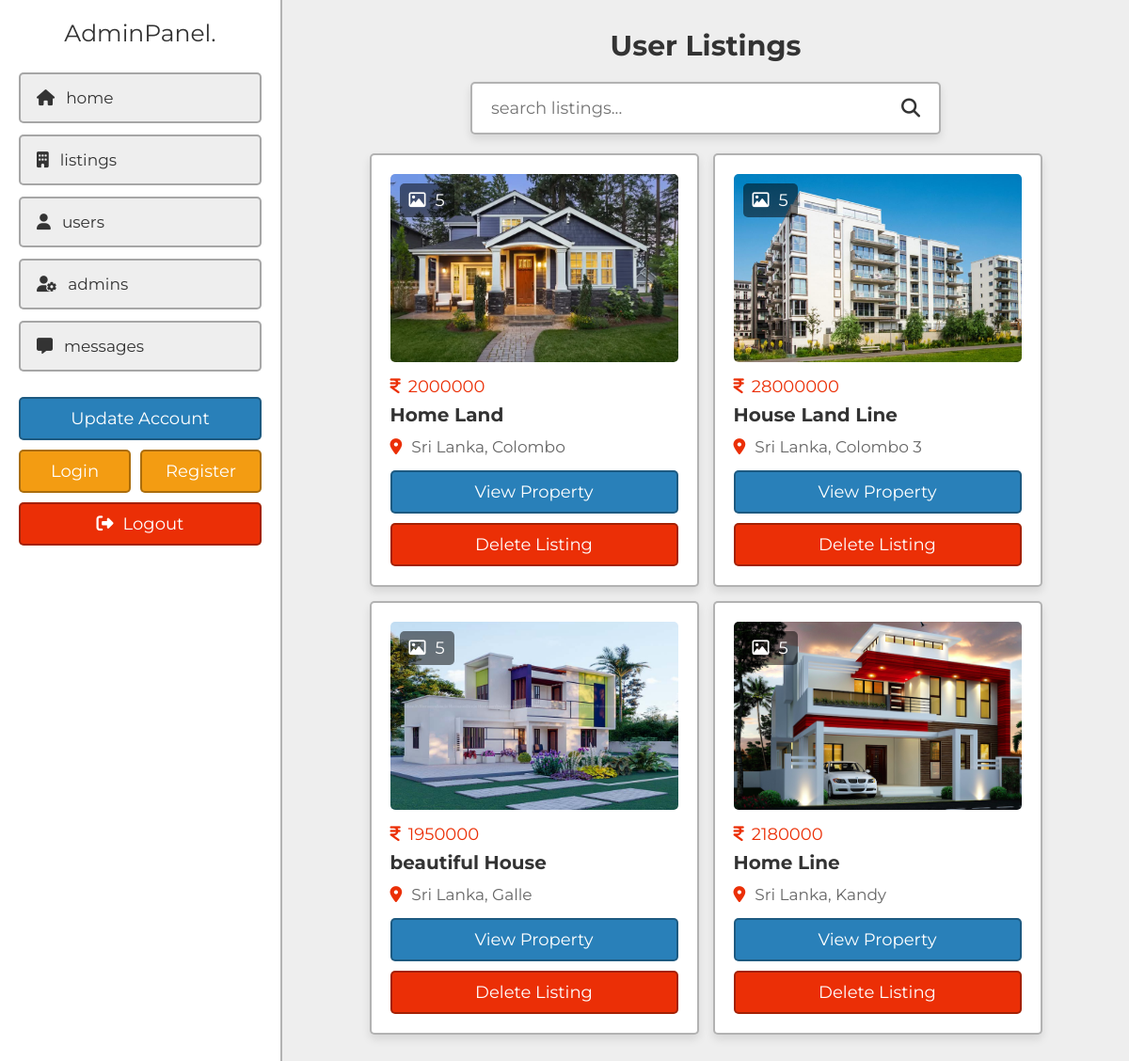
Page /admin/listings.php (signed in) on the committed database.
### tables this page shows
CREATE TABLE IF NOT EXISTS `property` (
  `id` int NOT NULL AUTO_INCREMENT,
  `user_id` varchar(20) NOT NULL,
  `property_name` varchar(50) NOT NULL,
  `address` varchar(100) NOT NULL,
  `price` varchar(10) NOT NULL,
  `type` varchar(10) NOT NULL,
  `offer` varchar(10) NOT NULL,
  `status` varchar(50) NOT NULL,
  `furnished` varchar(50) NOT NULL,
  `bhk` varchar(10) NOT NULL,
  `deposite` varchar(10) NOT NULL,
  `bedroom` varchar(10) NOT NULL,
  `bathroom` varchar(10) NOT NULL,
  `balcony` varchar(10) NOT NULL,
  `carpet` varchar(10) NOT NULL,
  `age` varchar(2) NOT NULL,
  `total_floors` varchar(2) NOT NULL,
  `room_floor` varchar(2) NOT NULL,
  `loan` varchar(50) NOT NULL,
  `lift` varchar(3) NOT NULL DEFAULT 'no',
  `security_guard` varchar(3) NOT NULL DEFAULT 'no',
  `play_ground` varchar(3) NOT NULL DEFAULT 'no',
  `garden` varchar(3) NOT NULL DEFAULT 'no',
  `water_supply` varchar(3) NOT NULL DEFAULT 'no',
  `power_backup` varchar(3) NOT NULL DEFAULT 'no',
  `parking_area` varchar(3) NOT NULL DEFAULT 'no',
  `gym` varchar(3) NOT NULL DEFAULT 'no',
  `shopping_mall` varchar(3) NOT NULL DEFAULT 'no',
  `hospital` varchar(3) NOT NULL DEFAULT 'no',
  `school` varchar(3) NOT NULL DEFAULT 'no',
  `market_area` varchar(3) NOT NULL DEFAULT 'no',
  `image_01` varchar(50) NOT NULL,
  `image_02` varchar(50) NOT NULL,
  `image_03` varchar(50) NOT NULL,
  `image_04` varchar(50) NOT NULL,
  `image_05` varchar(50) NOT NULL,
  `description` varchar(1000) NOT NULL,
  `date` date NOT NULL,
  PRIMARY KEY (`id`)
);

### admin/listings.php (the view, shortened to what this page needs)
<?php
include '../components/connect.php';
?>
<!DOCTYPE html>
<html lang="en">
<head>
   <link rel="stylesheet" href="https://cdnjs.cloudflare.com/ajax/libs/font-awesome/6.2.0/css/all.min.css">
   <link rel="stylesheet" href="../css/admin_style.css">
</head>
<body>
<?php include '../components/admin_header.php'; ?>
<section class="listings">
   <h1 class="heading">user listings</h1>
   <form action="" method="POST" class="search-form">
      <input type="text" name="search_box" placeholder="search listings..." maxlength="100" required>
      <button type="submit" class="fas fa-search" name="search_btn"></button>
   </form>
   <div class="box-container">
   <?php
      if(isset($_POST['search_box']) OR isset($_POST['search_btn'])){
         $search_box = $_POST['search_box'];
         $search_box = filter_var($search_box, FILTER_SANITIZE_STRING);
         $select_listings = $conn->prepare("SELECT * FROM `property` WHERE property_name LIKE '%{$search_box}%' OR address LIKE '%{$search_box}%' ORDER BY date DESC");
         $select_listings->execute();
      }else{
         $select_listings = $conn->prepare("SELECT * FROM `property` ORDER BY date DESC");
         $select_listings->execute();
      }
       if($select_listings->rowCount() > 0){
         while($fetch_listing = $select_listings->fetch(PDO::FETCH_ASSOC)){
         $listing_id = $fetch_listing['id'];
         if(!empty($fetch_listing['image_02'])){
            $image_coutn_02 = 1;
         }else{
            $image_coutn_02 = 0;
         }
         if(!empty($fetch_listing['image_03'])){
            $image_coutn_03 = 1;
         }else{
            $image_coutn_03 = 0;
         }
         if(!empty($fetch_listing['image_04'])){
            $image_coutn_04 = 1;
         }else{
            $image_coutn_04 = 0;
         }
         if(!empty($fetch_listing['image_05'])){
            $image_coutn_05 = 1;
         }else{
            $image_coutn_05 = 0;
         }
         $total_images = (1 + $image_coutn_02 + $image_coutn_03 + $image_coutn_04 + $image_coutn_05);
   ?>
   <div class="box">
      <div class="thumb">
         <p><i class="far fa-image"></i><span><?= $total_images; ?></span></p>
         <img src="../uploaded_files/<?= $fetch_listing['image_01']; ?>" alt="">
      </div>
      <p class="price"><i class="fas fa-indian-rupee-sign"></i><?= $fetch_listing['price']; ?></p>
      <h3 class="name"><?= $fetch_listing['property_name']; ?></h3>
      <p class="location"><i class="fas fa-map-marker-alt"></i><?= $fetch_listing['address']; ?></p>
      <form action="" method="POST">
         <a href="view_property.php?get_id=<?= $listing_id; ?>" class="btn">view property</a>
         <input type="submit" value="delete listing" onclick="return confirm('delete this listing?');" name="delete" class="delete-btn">
      </form>
   </div>
   <?php
         }
      }elseif(isset($_POST['search_box']) OR isset($_POST['search_btn'])){
         echo '<p class="empty">no results found!</p>';
      }else{
         echo '<p class="empty">no property posted yet!</p>';
      }
   ?>
   </div>
</section>
</body>
</html>

### css/admin_style.css (style rules this page uses)
:root { --main-color:#2980b9; --orange:#f39c12; --red:#eb2f06; --light-color:#666; --light-bg:#eee; --white:#fff; --black:#333; --box-shadow:0 .5rem 1rem rgba(0,0,0,0.1); --border:.2rem solid rgba(0,0,0,.3); }
* { font-family: 'Montserrat', sans-serif; margin: 0; padding: 0; box-sizing: border-box; outline: none; border: none; text-decoration: none; }
html { font-size: 62.5%; overflow-x: hidden; scroll-behavior: smooth; scroll-padding-top: 5rem; }
body { background-color: var(--light-bg); padding-left: 30rem; }
section { padding: 3rem 2rem; max-width: 1200px; margin: 0 auto; }
.heading { margin-bottom: 2rem; text-align: center; text-transform: capitalize; color: var(--black); font-size: 3rem; }
.inline-btn, .inline-option-btn, .inline-delete-btn, .btn, .delete-btn, .option-btn { cursor: pointer; padding: 1rem 2.5rem; font-size: 1.8rem; color: var(--white); text-align: center; text-transform: capitalize; margin-top: 1rem; border-radius: .5rem; border: var(--border); }
.btn, .delete-btn, .option-btn { display: block; width: 100%; }
.btn { background-color: var(--main-color); }
.delete-btn { background-color: var(--red); }
.search-form { max-width: 50rem; margin: 0 auto; border-radius: .5rem; background-color: var(--white); box-shadow: var(--box-shadow); border: var(--border); padding:1.5rem 2rem; display: flex; gap: 2rem; margin-bottom: 2rem; }
.search-form input { width: 100%; font-size: 1.8rem; color: var(--black); }
.search-form button { background:none; cursor: pointer; color: var(--black); font-size: 2rem; }
.listings .box-container { display: grid; grid-template-columns: repeat(auto-fit, 35rem); align-items: flex-start; justify-content: center; gap: 1.5rem; }
.listings .box-container .box { border-radius: .5rem; background-color: var(--white); box-shadow: var(--box-shadow); border: var(--border); padding: 2rem; overflow-x: hidden; }
.listings .box-container .box .thumb { position: relative; height: 20rem; margin-bottom: 1.5rem; }
.listings .box-container .box .thumb p { position: absolute; top: 1rem; left: 1rem; background-color: rgba(0,0,0,.5); color: var(--white); border-radius: .5rem; padding:.7rem 1rem; font-size: 1.8rem; }
.listings .box-container .box .thumb p i { margin-right: 1rem }
.listings .box-container .box .thumb img { height: 100%; width: 100%; object-fit: cover; border-radius: .5rem; }
.listings .box-container .box .price { font-size: 1.8rem; color: var(--red); }
.listings .box-container .box .price i { margin-right: .8rem; }
.listings .box-container .box .name { font-size: 2rem; color: var(--black); padding: .7rem 0; text-overflow: ellipsis; }
.listings .box-container .box .location { color: var(--light-color); font-size: 1.7rem; padding: .5rem 0; text-overflow: ellipsis; }
.listings .box-container .box .location i { margin-right: 1rem; color: var(--red); }

### rows in the picture
property: total_images "5", image_01 (picture), price "2000000", property_name "Home Land", address "Sri Lanka, Colombo"
property: total_images "5", image_01 (picture), price "28000000", property_name "House Land Line", address "Sri Lanka, Colombo 3"
property: total_images "5", image_01 (picture), price "1950000", property_name "beautiful House", address "Sri Lanka, Galle"
property: total_images "5", image_01 (picture), price "2180000", property_name "Home Line", address "Sri Lanka, Kandy"
